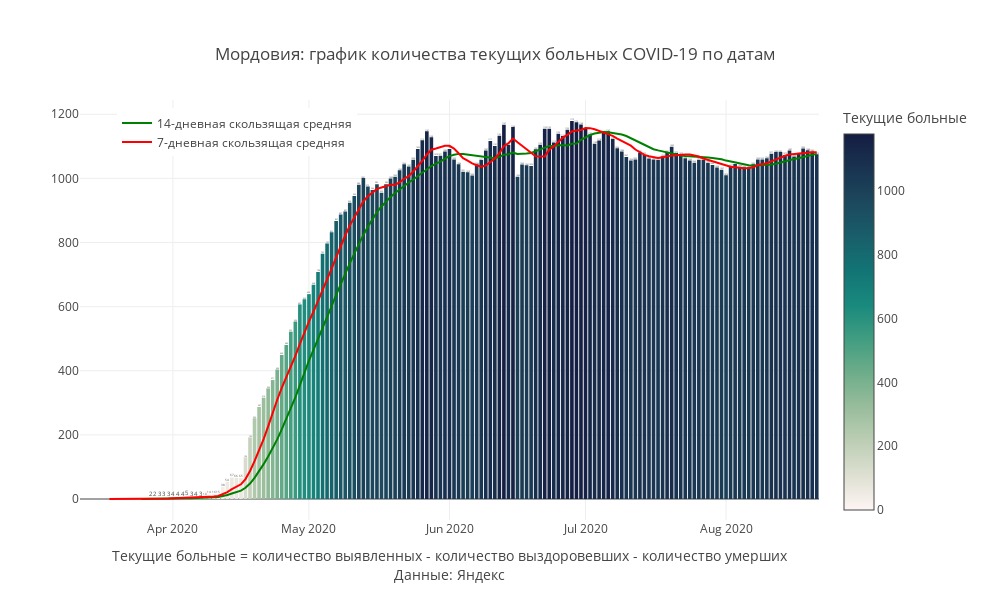

Notebook cell for this chart:
### Code cell
mask = X.Region ==my_region
#mask = (X.Date>'2020-05-01')&(X.Region.isin(regions_towatch))

fig = px.bar(X[mask], x='Date', y="Remaining_ill",color ='Remaining_ill',
             title=f'{my_region}: '+'график количества текущих больных COVID-19 по датам',
              color_continuous_scale= 'tempo',text = 'Remaining_ill',
            labels = {'Day_confirmed' : "Новые заболевшие",'Remaining_ill':'Текущие больные'})
fig.add_trace(
    go.Scatter(
        name='14-дневная скользящая средняя',
        x=X[mask].Date,
        y=X[mask]['MA14_remaining_ill'],
        mode="lines",
        
        line=go.scatter.Line(color="green"),
        showlegend=True)
)

fig.add_trace(
    go.Scatter(
        name = '7-дневная скользящая средняя',
        x=X[mask].Date,
        y=X[mask]['MA7_remaining_ill'],
        mode="lines",
        
        line=go.scatter.Line(color="red"),
        showlegend=True)
)
fig.update_layout(
    annotations=[
#         dict(
#             x='2020-04-13',
#             y=10594,
#             xref="x",
#             yref="y",
#             text="Введение<br>пропускной<br>системы в Москве",
#             showarrow=True,
#             arrowhead=2,
#             ax=0,
#             ay=-60),
#         dict(
#             x='2020-06-09',
#             y=85824,
#             xref="x",
#             yref="y",
#             text="Отмена<br>пропускной<br>системы в Москве",
#             showarrow=True,
#             arrowhead=2,
#             ax=0,
#             ay=-60),
        
        dict(x=0.5,y=-0.15,
            showarrow=False,
            text="",
            xref="paper",
            yref="paper")],
                  title_x = 0.5,
                  title_y= 0.9,
                  title_xanchor = "center",
                  title_yanchor = "bottom", 
                  legend_x = 0.05,legend_y = 0.98,
                  width = 990, height = 600,template = 'gridon',
    
    
                  xaxis_title='Текущие больные = количество выявленных - количество выздоровевших - количество умерших'+
                                '<br>Данные: Яндекс',
    yaxis_title = ' '
)


fig.show()

### Figure 1 — Plotly figure (JSON) as saved in the notebook; plotly's stock layout.template omitted (floating-point values rounded to 4 significant figures; data arrays with more than 128 entries replaced by an {"elided": "..."} marker saying what was removed)
{"data": [{"alignmentgroup": "True", "hovertemplate": "Date=%{x}<br>Текущие больные=%{marker.color}<extra></extra>", "legendgroup": "", "marker": {"color": {"elided": "163 int values"}, "coloraxis": "coloraxis"}, "name": "", "offsetgroup": "", "orientation": "v", "showlegend": false, "text": {"elided": "163 int values"}, "textposition": "auto", "type": "bar", "x": {"elided": "163 str values"}, "xaxis": "x", "y": {"elided": "163 int values"}, "yaxis": "y"}, {"line": {"color": "green"}, "mode": "lines", "name": "14-дневная скользящая средняя", "showlegend": true, "type": "scatter", "x": {"elided": "163 str values"}, "y": {"elided": "163 float values"}}, {"line": {"color": "red"}, "mode": "lines", "name": "7-дневная скользящая средняя", "showlegend": true, "type": "scatter", "x": {"elided": "163 str values"}, "y": {"elided": "163 float values"}}], "layout": {"annotations": [{"showarrow": false, "text": "", "x": 0.5, "xref": "paper", "y": -0.15, "yref": "paper"}], "barmode": "relative", "coloraxis": {"colorbar": {"title": {"text": "Текущие больные"}}, "colorscale": [[0, "rgb(254, 245, 244)"], [0.09091, "rgb(222, 224, 210)"], [0.1818, "rgb(189, 206, 181)"], [0.2727, "rgb(153, 189, 156)"], [0.3636, "rgb(110, 173, 138)"], [0.4545, "rgb(65, 157, 129)"], [0.5455, "rgb(25, 137, 125)"], [0.6364, "rgb(18, 116, 117)"], [0.7273, "rgb(25, 94, 106)"], [0.8182, "rgb(28, 72, 93)"], [0.9091, "rgb(25, 51, 80)"], [1, "rgb(20, 29, 67)"]]}, "height": 600, "legend": {"tracegroupgap": 0, "x": 0.05, "y": 0.98}, "title": {"text": "Мордовия: график количества текущих больных COVID-19 по датам", "x": 0.5, "xanchor": "center", "y": 0.9, "yanchor": "bottom"}, "width": 990, "xaxis": {"anchor": "y", "domain": [0, 1], "title": {"text": "Текущие больные = количество выявленных - количество выздоровевших - количество умерших<br>Данные: Яндекс"}}, "yaxis": {"anchor": "x", "domain": [0, 1], "title": {"text": " "}}}}
